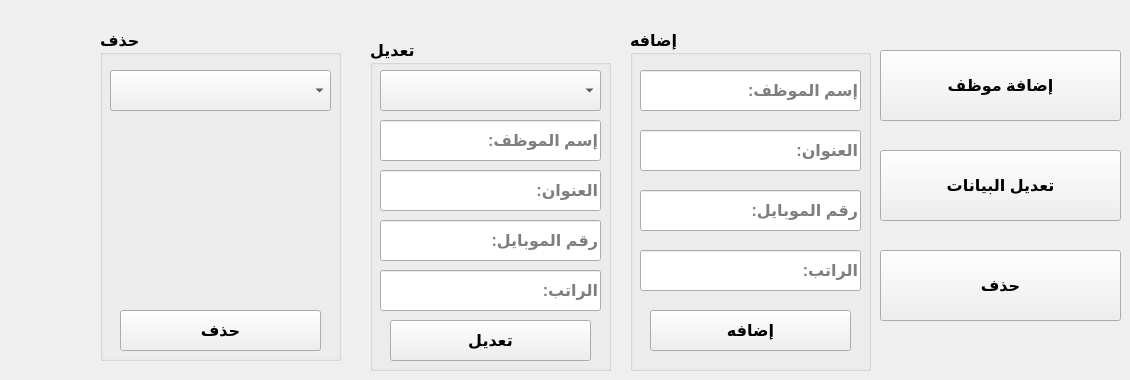
      <widget class="QWidget" name="tab_10">
       <attribute name="title">
        <string>إعدادات الموظفين</string>
       </attribute>
       <widget class="QPushButton" name="pushButton_4">
        <property name="geometry">
         <rect>
          <x>880</x>
          <y>250</y>
          <width>241</width>
          <height>71</height>
         </rect>
        </property>
        <property name="font">
         <font>
          <family>Segoe UI</family>
          <pointsize>12</pointsize>
          <weight>75</weight>
          <bold>true</bold>
         </font>
        </property>
        <property name="text">
         <string>حذف</string>
        </property>
       </widget>
       <widget class="QGroupBox" name="groupBox_10">
        <property name="geometry">
         <rect>
          <x>630</x>
          <y>30</y>
          <width>241</width>
          <height>341</height>
         </rect>
        </property>
        <property name="font">
         <font>
          <family>Segoe UI</family>
          <pointsize>12</pointsize>
          <weight>75</weight>
          <bold>true</bold>
         </font>
        </property>
        <property name="title">
         <string>إضافه</string>
        </property>
        <widget class="QLineEdit" name="lineEdit_14">
         <property name="geometry">
          <rect>
           <x>10</x>
           <y>40</y>
           <width>221</width>
           <height>41</height>
          </rect>
         </property>
         <property name="font">
          <font>
           <family>Segoe UI</family>
           <pointsize>12</pointsize>
           <weight>75</weight>
           <bold>true</bold>
          </font>
         </property>
         <property name="text">
          <string/>
         </property>
         <property name="placeholderText">
          <string>إسم الموظف:</string>
         </property>
        </widget>
        <widget class="QLineEdit" name="lineEdit_7">
         <property name="geometry">
          <rect>
           <x>10</x>
           <y>100</y>
           <width>221</width>
           <height>41</height>
          </rect>
         </property>
         <property name="font">
          <font>
           <family>Segoe UI</family>
           <pointsize>12</pointsize>
           <weight>75</weight>
           <bold>true</bold>
          </font>
         </property>
         <property name="text">
          <string/>
         </property>
         <property name="placeholderText">
          <string>العنوان:</string>
         </property>
        </widget>
        <widget class="QLineEdit" name="lineEdit_9">
         <property name="geometry">
          <rect>
           <x>10</x>
           <y>160</y>
           <width>221</width>
           <height>41</height>
          </rect>
         </property>
         <property name="font">
          <font>
           <family>Segoe UI</family>
           <pointsize>12</pointsize>
           <weight>75</weight>
           <bold>true</bold>
          </font>
         </property>
         <property name="text">
          <string/>
         </property>
         <property name="placeholderText">
          <string>رقم الموبايل:</string>
         </property>
        </widget>
        <widget class="QLineEdit" name="lineEdit_8">
         <property name="geometry">
          <rect>
           <x>10</x>
           <y>220</y>
           <width>221</width>
           <height>41</height>
          </rect>
         </property>
         <property name="font">
          <font>
           <family>Segoe UI</family>
           <pointsize>12</pointsize>
           <weight>75</weight>
           <bold>true</bold>
          </font>
         </property>
         <property name="text">
          <string/>
         </property>
         <property name="placeholderText">
          <string>الراتب:</string>
         </property>
        </widget>
        <widget class="QPushButton" name="pushButton_5">
         <property name="geometry">
          <rect>
           <x>20</x>
           <y>280</y>
           <width>201</width>
           <height>41</height>
          </rect>
         </property>
         <property name="text">
          <string>إضافه</string>
         </property>
        </widget>
       </widget>
       <widget class="QPushButton" name="pushButton_6">
        <property name="geometry">
         <rect>
          <x>880</x>
          <y>150</y>
          <width>241</width>
          <height>71</height>
         </rect>
        </property>
        <property name="font">
         <font>
          <family>Segoe UI</family>
          <pointsize>12</pointsize>
          <weight>75</weight>
          <bold>true</bold>
         </font>
        </property>
        <property name="text">
         <string>تعديل البيانات</string>
        </property>
       </widget>
       <widget class="QPushButton" name="pushButton_7">
        <property name="geometry">
         <rect>
          <x>880</x>
          <y>50</y>
          <width>241</width>
          <height>71</height>
         </rect>
        </property>
        <property name="font">
         <font>
          <family>Segoe UI</family>
          <pointsize>12</pointsize>
          <weight>75</weight>
          <bold>true</bold>
         </font>
        </property>
        <property name="text">
         <string>إضافة موظف</string>
        </property>
       </widget>
       <widget class="QGroupBox" name="groupBox_11">
        <property name="geometry">
         <rect>
          <x>370</x>
          <y>40</y>
          <width>241</width>
          <height>331</height>
         </rect>
        </property>
        <property name="font">
         <font>
          <family>Segoe UI</family>
          <pointsize>12</pointsize>
          <weight>75</weight>
          <bold>true</bold>
         </font>
        </property>
        <property name="title">
         <string>تعديل</string>
        </property>
        <widget class="QLineEdit" name="lineEdit_19">
         <property name="geometry">
          <rect>
           <x>10</x>
           <y>80</y>
           <width>221</width>
           <height>41</height>
          </rect>
         </property>
         <property name="font">
          <font>
           <family>Segoe UI</family>
           <pointsize>12</pointsize>
           <weight>75</weight>
           <bold>true</bold>
          </font>
         </property>
         <property name="text">
          <string/>
         </property>
         <property name="placeholderText">
          <string>إسم الموظف:</string>
         </property>
        </widget>
        <widget class="QLineEdit" name="lineEdit_20">
         <property name="geometry">
          <rect>
           <x>10</x>
           <y>130</y>
           <width>221</width>
           <height>41</height>
          </rect>
         </property>
         <property name="font">
          <font>
           <family>Segoe UI</family>
           <pointsize>12</pointsize>
           <weight>75</weight>
           <bold>true</bold>
          </font>
         </property>
         <property name="text">
          <string/>
         </property>
         <property name="placeholderText">
          <string>العنوان:</string>
         </property>
        </widget>
        <widget class="QLineEdit" name="lineEdit_21">
         <property name="geometry">
          <rect>
           <x>10</x>
           <y>180</y>
           <width>221</width>
           <height>41</height>
          </rect>
         </property>
         <property name="font">
          <font>
           <family>Segoe UI</family>
           <pointsize>12</pointsize>
           <weight>75</weight>
           <bold>true</bold>
          </font>
         </property>
         <property name="text">
          <string/>
         </property>
         <property name="placeholderText">
          <string>رقم الموبايل:</string>
         </property>
        </widget>
        <widget class="QLineEdit" name="lineEdit_22">
         <property name="geometry">
          <rect>
           <x>10</x>
           <y>230</y>
           <width>221</width>
           <height>41</height>
          </rect>
         </property>
         <property name="font">
          <font>
           <family>Segoe UI</family>
           <pointsize>12</pointsize>
           <weight>75</weight>
           <bold>true</bold>
          </font>
         </property>
         <property name="text">
          <string/>
         </property>
         <property name="placeholderText">
          <string>الراتب:</string>
         </property>
        </widget>
        <widget class="QPushButton" name="pushButton_9">
         <property name="geometry">
          <rect>
           <x>20</x>
           <y>280</y>
           <width>201</width>
           <height>41</height>
          </rect>
         </property>
         <property name="text">
          <string>تعديل</string>
         </property>
        </widget>
        <widget class="QComboBox" name="comboBox_3">
         <property name="geometry">
          <rect>
           <x>10</x>
           <y>30</y>
           <width>221</width>
           <height>41</height>
          </rect>
         </property>
        </widget>
       </widget>
       <widget class="QGroupBox" name="groupBox_12">
        <property name="geometry">
         <rect>
          <x>100</x>
          <y>30</y>
          <width>241</width>
          <height>331</height>
         </rect>
        </property>
        <property name="font">
         <font>
          <family>Segoe UI</family>
          <pointsize>12</pointsize>
          <weight>75</weight>
          <bold>true</bold>
         </font>
        </property>
        <property name="title">
         <string>حذف</string>
        </property>
        <widget class="QPushButton" name="pushButton_10">
         <property name="geometry">
          <rect>
           <x>20</x>
           <y>280</y>
           <width>201</width>
           <height>41</height>
          </rect>
         </property>
         <property name="text">
          <string>حذف</string>
         </property>
        </widget>
        <widget class="QComboBox" name="comboBox_5">
         <property name="geometry">
          <rect>
           <x>10</x>
           <y>40</y>
           <width>221</width>
           <height>41</height>
          </rect>
         </property>
        </widget>
       </widget>
      </widget>
